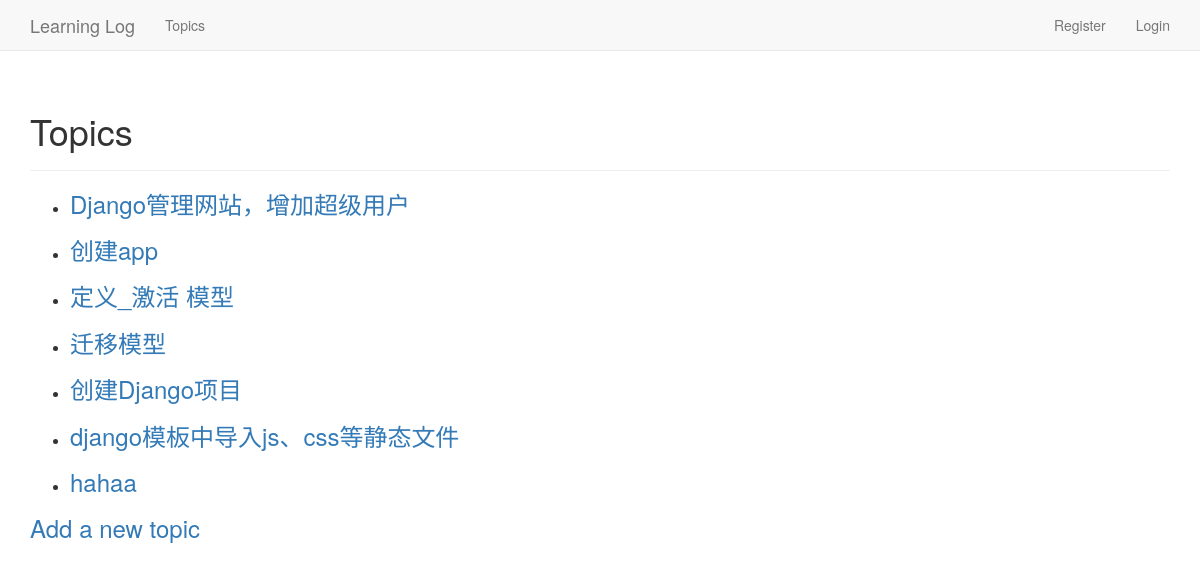
Page /blogs/topics/ on the earlier database version.
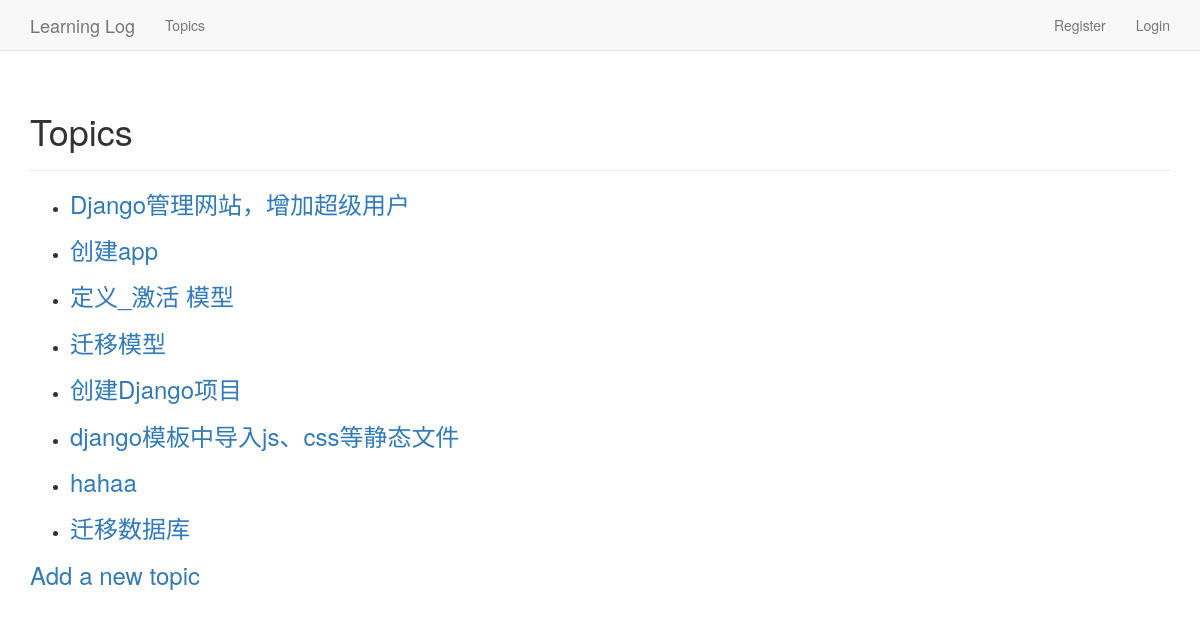
Same page on the later database version.
### learning_blogs/models.py (models this page shows)
class Topic(models.Model):
    text = models.CharField(max_length=200)
    date_added = models.DateTimeField(auto_now_add=True)
    owner = models.ForeignKey(User)
    def __str__(self):
        return self.text

### learning_blogs/views.py (the view)
# urls.py: url(r'^topics/(?P<topic_id>\d+)/$', views.topic, name='topic'),
def topics(request):
    topics = Topic.objects.order_by('date_added')
    context = {'topics': topics}
    return render(request, 'learning_blogs/topics.html', context=context)

### learning_blogs/templates/learning_blogs/topics.html
{% extends "learning_blogs/base.html" %}
{% block header %}
<h1>Topics</h1>
{% endblock header %}
{% block content %}
<ul>
    {% for topic in topics %}
    <li>
        <h3>
            <a href="{% url 'learning_blogs:topic' topic.id %}">{{ topic }}</a>
        </h3>
    </li>
    {% empty %}
    <li>No topics have been added yet.</li>
    {% endfor %}
</ul>
<h3><a href="{% url 'learning_blogs:new_topic' %}">Add a new topic</a></h3>
{% endblock content %}

Differences in the rows shown:
added Topic: text "迁移数据库"
